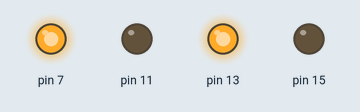
The program below on a simulated Raspberry Pi (header pin numbers). Shown: output pins drawn as LEDs (lit = HIGH). At 5.0 s the program stops and its outputs stay as they are.

Above: at 0.1 s.
At 3.1 s:
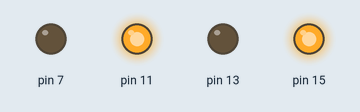
At 5.1 s:
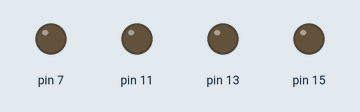
Timing chart, 0 to 6.5 s (numbered marks = the images above):
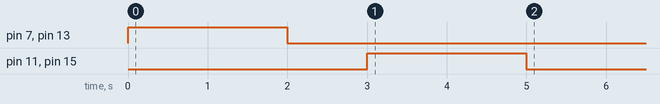

The program:

robot_practice.py
```python
import RPi.GPIO as GPIO
import time

#Set GPIO mode as BOARD
GPIO.setmode(GPIO.BOARD)

#Set up i/o pins for front wheels
#Front Left
GPIO.setup(7,GPIO.OUT)
#Front Right
GPIO.setup(13,GPIO.OUT)


#i/o pins for the rear wheels
#Rear left
GPIO.setup(11,GPIO.OUT)
#Rear Right
GPIO.setup(15,GPIO.OUT)

'''
#Test each motor:
GPIO.output(7,True)
print('Front left motor active')
time.sleep(1)

GPIO.output(7,False)
print('Front left motor deactivated')
GPIO.output(13,True)
print('Front right motor active')
time.sleep(1)

GPIO.output(13,False)
print('Front right motor deactivated')
GPIO.output(11,True)
print('Rear Left motor active')
time.sleep(1)

GPIO.output(11,False)
print('Rear left motor deactivated')
GPIO.output(15,True)
print('Rear right motor active')
time.sleep(1)

GPIO.output(15,False)
print('Rear right motor deactivated')
time.sleep(1)

GPIO.output(15,False)
GPIO.cleanup()

'''
#Test forward, pause, reverse
GPIO.output(7,True)
GPIO.output(13,True)
time.sleep(2)

GPIO.output(7,False)
GPIO.output(13,False)
time.sleep(1)

GPIO.output(11,True)
GPIO.output(15,True)
time.sleep(2)

GPIO.output(11,False)
GPIO.output(15,False)

GPIO.cleanup()
```

Measured:
- by itself, pin 7, pin 13: LOW → HIGH at 0.00 s, → LOW 2.0 s later
- by itself, pin 11, pin 15: LOW → HIGH at 3.0 s, → LOW 2.0 s later
